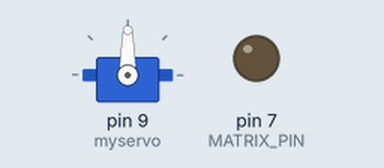
Recording of a sketch running on a simulated Arduino Uno, built with avr-gcc and run on an emulated ATmega328P. On the bench: servo, output pins drawn as LEDs (lit = HIGH). The local clock reads 2024-03-15 10:24:30 at power-on unless the sketch sets it; what the sketch prints to the serial monitor is not drawn.

Above: at 0.05 s.
Timing chart, 0 to 19.5 s (numbered marks = the images above):
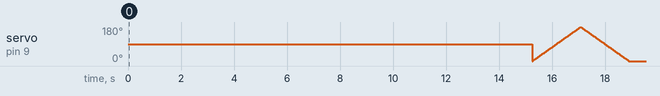

The sketch:

RTC_Arduino__1_.ino
```cpp
#include <RTClib.h>
#include <Wire.h>
#include <TimeLib.h>
#include <TimeAlarms.h>
#include <Adafruit_NeoPixel.h>
#include <Servo.h>

#define MATRIX_PIN 7
#define LED_COUNT 7

Adafruit_NeoPixel matrix = Adafruit_NeoPixel(LED_COUNT, MATRIX_PIN, NEO_GRB + NEO_KHZ800);

Servo myservo;
int pos = 0;


int R = 255;
int G = 0;
int B = 0;

RTC_DS3231 rtc;
char t[32];

void setup()
{
  myservo.attach(9);
  pinMode(MATRIX_PIN, OUTPUT);
  Serial.begin(9600);
  Wire.begin();
  rtc.begin();
  rtc.adjust(DateTime(F(__DATE__),F(__TIME__)));
  //rtc.adjust(DateTime(2019, 1, 21, 5, 0, 0));

  DateTime now = rtc.now();
  setTime(now.hour(), now.minute(), now.second(), now.day(), now.month(), now.year()); // set time to Saturday 8:29:00am Jan 1 2011
  Alarm.timerRepeat(15, Repeats);
  Alarm.alarmRepeat(8,30,0, MorningAlarm);  // 8:30am every day
  Alarm.alarmRepeat(dowSaturday,8,30,30,WeeklyAlarm);  // 8:30:30 every Saturday
}

void colorWipe(uint32_t c, uint8_t wait) {
  for (uint16_t i = 0; i < matrix.numPixels(); i++) {
    matrix.setPixelColor(i, c);
  }
  matrix.show();
  delay(wait);
}


void Repeats() {
  Serial.println("15 second timer");
  colorWipe(matrix.Color(R, G, B), 500);
  colorWipe(matrix.Color(0, 0, 0), 1);
  openLid();
}

void MorningAlarm() {
  Serial.println("Alarm: - turn lights off");
}

void WeeklyAlarm() {
  Serial.println("Alarm: - its Monday Morning");
}

void openLid() {
  for (pos = 0; pos <= 180; pos += 1) {
    myservo.write(pos);
    delay(10);
  }
  for (pos = 180; pos >= 0; pos -= 1) { // goes from 180 degrees to 0 degrees
    myservo.write(pos);              // tell servo to go to position in variable 'pos'
    delay(10);                       // waits 15ms for the servo to reach the position
  }
}

void loop()
{
  Alarm.delay(1000);
}
```
